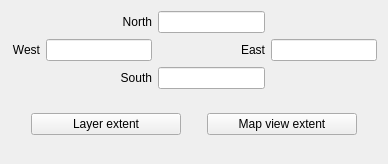
<?xml version="1.0" encoding="UTF-8"?>
<ui version="4.0">
 <class>QgsExtentGroupBoxWidget</class>
 <widget class="QWidget" name="QgsExtentGroupBoxWidget">
  <property name="geometry">
   <rect>
    <x>0</x>
    <y>0</y>
    <width>388</width>
    <height>164</height>
   </rect>
  </property>
  <property name="windowTitle">
   <string>Form</string>
  </property>
  <layout class="QVBoxLayout" name="verticalLayout">
   <item>
    <layout class="QGridLayout" name="gridLayout_4">
     <item row="1" column="0">
      <widget class="QLabel" name="mXMinLabel">
       <property name="text">
        <string>West</string>
       </property>
       <property name="alignment">
        <set>Qt::AlignRight|Qt::AlignTrailing|Qt::AlignVCenter</set>
       </property>
      </widget>
     </item>
     <item row="1" column="1">
      <widget class="QLineEdit" name="mXMinLineEdit"/>
     </item>
     <item row="1" column="2">
      <widget class="QLabel" name="mXMaxLabel">
       <property name="text">
        <string>East</string>
       </property>
       <property name="alignment">
        <set>Qt::AlignRight|Qt::AlignTrailing|Qt::AlignVCenter</set>
       </property>
      </widget>
     </item>
     <item row="1" column="3">
      <widget class="QLineEdit" name="mXMaxLineEdit"/>
     </item>
     <item row="0" column="1">
      <widget class="QLabel" name="mYMaxLabel">
       <property name="text">
        <string>North</string>
       </property>
       <property name="alignment">
        <set>Qt::AlignRight|Qt::AlignTrailing|Qt::AlignVCenter</set>
       </property>
      </widget>
     </item>
     <item row="0" column="2">
      <widget class="QLineEdit" name="mYMaxLineEdit">
       <property name="text">
        <string/>
       </property>
      </widget>
     </item>
     <item row="2" column="1">
      <widget class="QLabel" name="mYMinLabel">
       <property name="text">
        <string>South</string>
       </property>
       <property name="alignment">
        <set>Qt::AlignRight|Qt::AlignTrailing|Qt::AlignVCenter</set>
       </property>
      </widget>
     </item>
     <item row="2" column="2">
      <widget class="QLineEdit" name="mYMinLineEdit"/>
     </item>
    </layout>
   </item>
   <item>
    <widget class="QWidget" name="widget_2" native="true">
     <layout class="QHBoxLayout" name="horizontalLayout_8">
      <item>
       <spacer name="horizontalSpacer_3">
        <property name="orientation">
         <enum>Qt::Horizontal</enum>
        </property>
        <property name="sizeHint" stdset="0">
         <size>
          <width>40</width>
          <height>20</height>
         </size>
        </property>
       </spacer>
      </item>
      <item>
       <widget class="QPushButton" name="mOriginalExtentButton">
        <property name="minimumSize">
         <size>
          <width>150</width>
          <height>0</height>
         </size>
        </property>
        <property name="text">
         <string>Layer extent</string>
        </property>
       </widget>
      </item>
      <item>
       <spacer name="horizontalSpacer_4">
        <property name="orientation">
         <enum>Qt::Horizontal</enum>
        </property>
        <property name="sizeType">
         <enum>QSizePolicy::Fixed</enum>
        </property>
        <property name="sizeHint" stdset="0">
         <size>
          <width>20</width>
          <height>20</height>
         </size>
        </property>
       </spacer>
      </item>
      <item>
       <widget class="QPushButton" name="mCurrentExtentButton">
        <property name="minimumSize">
         <size>
          <width>150</width>
          <height>0</height>
         </size>
        </property>
        <property name="text">
         <string>Map view extent</string>
        </property>
       </widget>
      </item>
      <item>
       <spacer name="horizontalSpacer_2">
        <property name="orientation">
         <enum>Qt::Horizontal</enum>
        </property>
        <property name="sizeHint" stdset="0">
         <size>
          <width>40</width>
          <height>20</height>
         </size>
        </property>
       </spacer>
      </item>
     </layout>
    </widget>
   </item>
  </layout>
 </widget>
 <tabstops>
  <tabstop>mYMaxLineEdit</tabstop>
  <tabstop>mXMinLineEdit</tabstop>
  <tabstop>mXMaxLineEdit</tabstop>
  <tabstop>mYMinLineEdit</tabstop>
  <tabstop>mOriginalExtentButton</tabstop>
  <tabstop>mCurrentExtentButton</tabstop>
 </tabstops>
 <resources/>
 <connections/>
</ui>
